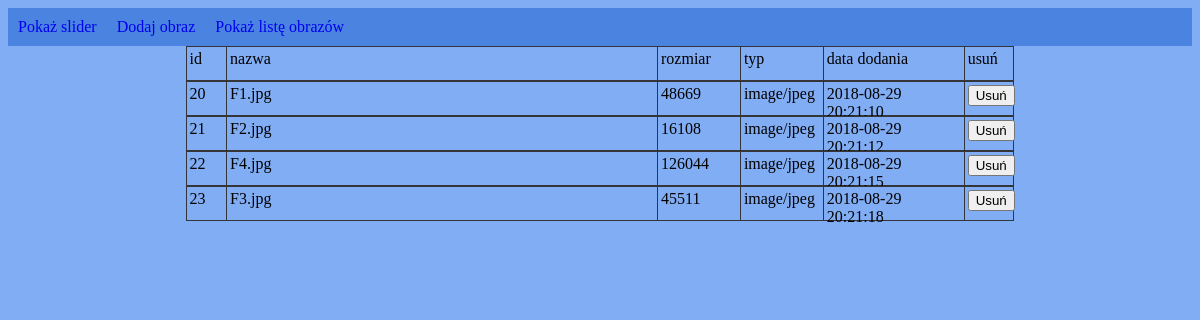
Screenshot of /user/show with the database file from the repository.
### tables this page shows
CREATE TABLE `foto` (
  `id` int(11) NOT NULL,
  `name` text NOT NULL,
  `size` int(11) NOT NULL,
  `type` text NOT NULL,
  `data` timestamp NOT NULL DEFAULT CURRENT_TIMESTAMP
);

### app/controllers/user.php (called while the page is built, shortened)
<?php
class User{
    private $css = 'main';
    private $js = 'main';
    private $view;
    private $db;
    private $data = [];
    public function __construct(){
        $this->conf = new config\Config;
        $this->view = new view\View($this->conf  ->getConfigurationPage());
        $this->db = new dblocal\Dblocal;
    }
    public function show(){
        $this ->data['db'] = $this->db->getInfoAboutAllPicture();
        $this ->data['title']="Pokaż pliki";
        $this->view->display('showList', $this->data, $this->css, $this->js);
    }
}

### app/lib/router/router.php (called while the page is built, shortened)
<?php
class Router{
    private $class;
    private $method;
    private $params;
    public function __construct($class,$method){
        $this->class = $class;
        $this->method = $method;
    }
     public function execute(){
        $class = 'app\\controller\\' . $this->class;
        $reflection = new \ReflectionMethod($class, $this->method);
        $reflection->invoke(new $class, $this->params);
     }
}

### app/core/app.php (called while the page is built, shortened)
<?php
class App{
    private $uri;
    public function __construct()
    {
        $this->uri = new uri\URI;
    }
    public function render(){
        $this->router = new router\Router(
                $this->uri->getControler(),
                $this->uri->getMethod()
        );
        $this->router->execute();
    }
}

### index.php (called while the page is built, shortened)
<?php
try {
    $app = new core\App();
    $app->render();
} catch (Exception $e) {
    $app = new controller\Error(500,'Taka strona nie istnieje');
    $app -> showError();
}

### app/lib/uri/uri.php (called while the page is built, shortened)
<?php
class URI{
        private $dir;
        public function __construct(){
            $this->dir = $_SERVER['REQUEST_SCHEME'] . "://" . $_SERVER['HTTP_HOST'];
            if($_SERVER['REQUEST_URI']!=='/'){
                $requestUriArr = explode("/", $_SERVER['REQUEST_URI']);
            }
            else{
                $this->controler = "user";
                $this->method = "index";
            }
        }
         public function getDir(){
             return $this->dir;
         }
}

### app/lib/db/db.php (called while the page is built, shortened)
<?php
class DB extends config\Config{
    protected $db;
    protected $host;
    protected $user;
    protected $password;
    public function __construct($db = null, $host = null, $user = null, $password = null) {
        if ($db == null) {
            $this->config = parent::getConfigurationDB();
            $this->db = $this->config['database'];
            $this->host = $this->config['host'];
            $this->user = $this->config['user'];
            $this->password = $this->config['password'];
        } else{
            $this->db = $db;
            $this->host = $host;
            $this->user = $user;
            $this->password = $password;
        }
        try {
            $this->connection = new PDO("mysql:host=$this->host;dbname=$this->db;charset=utf8", $this->user, $this->password, [
                PDO::ATTR_EMULATE_PREPARES => false,
                PDO::ATTR_ERRMODE => PDO::ERRMODE_EXCEPTION]);
        } catch (\PDOException $error) {
                $error->getMessage();
        }
    }
}

### app/lib/config/config.php (called while the page is built, shortened)
<?php
class Config{
    private $config;
    public function __construct(){
       $this ->config = parse_ini_file(__DIR__ ."/../../config/config.ini", true);
    }
    public function getConfigurationDB(){
        $ConfigurationDB = [];
        $ConfigurationDB['host'] = $this ->config['db']['host'];
        $ConfigurationDB['user'] = $this ->config['db']['user'];
        $ConfigurationDB['password'] = $this ->config['db']['password'];
        $ConfigurationDB['database'] = $this ->config['db']['database'];
        return $ConfigurationDB;
    }
}

### app/models/entity/dbLocal.php (called while the page is built, shortened)
<?php
class dbLocal extends db\DB{
       public function getInfoAboutAllPicture() {
        $pytanie = $this->connection->prepare('
            SELECT * FROM foto
            ');
        $pytanie->execute();
        $odp = $pytanie->fetchALL(PDO::FETCH_OBJ);
        return $odp;
    }
}

### app/views/user/showList.php (the view, shortened to what this page needs)
<?php
$this->importElement('header');
?>
<?php
$view = new view\View;
?>
<div class="encja">
    <div class="id">
        id
    </div>
    <div class="name">
        nazwa
    </div>
    <div class="size">
        rozmiar
    </div>
    <div class="type">
        typ
    </div>
    <div class="data">
        data dodania
    </div>
    <div class="delete">
        usuń
    </div>
</div>
<?php
foreach ($data['db'] as $one){
?>
<div class="encja">
    <div class="id">
        <?=$one->id?>
    </div>
    <div class="name">
        <?=$one->name?>
    </div>
    <div class="size">
        <?=$one->size?>
    </div>
    <div class="type">
        <?=$one->type?>
    </div>
    <div class="data">
        <?=$one->data?>
    </div>
    <div class="delete">
        <?php
        echo $view->startForm('show');
        ?>
        <input type="submit" value="Usuń">
        <?php
        echo $view->endForm();
         ?>
    </div>
</div>
 <?php } ?>

### app/views/layout/layout.php (shortened to what this page needs)
<!DOCTYPE HTML>
<html <?= $this->loadLanguage() ?>>
    <head>
        <?php unset($data['title']) ?>
        <?= $this->loadCss($css) ?>
    </head>
    <?= $this->showContent($view, $data); ?>
</body>
</html>

### app/lib/view/view.php (shortened to what this page needs)
<?php
class View{
    private $uri;
    public function __construct($config=null) {
        $this->uri = new uri\URI();
    }
    public function display($view, $data = [], $css = null, $js = null) {
        require_once 'app/views/layout/layout.php';
    }
    public function importElement($element , $data = [] , $directory = "default") {
        if (file_exists('app/views/' . $directory . "/elements/" . $element . '.php')) {
            require_once 'app/views/' . $directory . "/elements/" . $element . '.php';
        } else {
        }
    }
    public function showContent($view, $data =[]) {
        if (file_exists('app/views/user/' . $view . '.php')){
            require_once 'app/views/user/' . $view . '.php';
        }
        else{
        }
    }
    public function loadLanguage($language = 'pl') {
        echo "lang=".$language;
    }
    public function loadCss($css) {
        if($css != null){
            $cssArr = explode(" ", $css);
            foreach ($cssArr as $one) {
                echo '<link rel="stylesheet" type="text/css" href=../public/css/'.$one.'.css>';
            }
        }
    }
    public function startForm($action, $method = 'post', $id=null, $enctype=null){
            $html = '<form action="'.$action.'"';
            $html .= 'method='.$method .' ';
             $html .= ' >';
        return $html;
    }
    public function endForm(){
        $html= '</form>';
        return $html;
    }
    public function buildLink($name, $data, $class = null, $target = null){
        $html = '<a href="' . $this->uri->getDir() . '/' . $data . '"';
        $html .= '>' ;
        $html.=  '<div ';
        if($class!= null){
            $html .= 'class="';
            $html .= $class;
            $html .= '"';
            }
        $html.='>' . $name . '</div>'.'</a>' ;
        return $html;
    }
}

### app/views/default/elements/header.php (shortened to what this page needs)
<header>
<?=$this->buildLink('Pokaż slider', 'user/slider', "left");?>
<?=$this->buildLink('Dodaj obraz', 'user/add', "left");?>
<?=$this->buildLink('Pokaż listę obrazów', 'user/show', "left");?>
</header>

### public/css/main.css (style rules this page uses)
* { box-sizing: border-box; }
a { text-decoration: none; }
header { background-color: #4a83e0; }
.left { padding:10px; float: left; }
.encja { margin-left: auto; margin-right: auto; width: 70%; }
.id, .name, .size, .type, .data, .delete { height: 35px; }
.id { float: left; border: 1px solid #343538; padding: 3px; width: 5%; box-sizing: border-box; }
.name, .size, .type, .data, .delete { float: left; border-top: 1px solid #343538; border-right: 1px solid #343538; border-bottom: 1px solid #343538; padding: 3px; }
.name { width: 52%; }
.size { width: 10%; }
.type { width: 10%; }
.data { width: 17%; }
.delete { width: 6%; }

### rows the page displays
foto: id "20", name "F1.jpg", size "48669", type "image/jpeg", data "2018-08-29 20:21:10"
foto: id "21", name "F2.jpg", size "16108", type "image/jpeg", data "2018-08-29 20:21:12"
foto: id "22", name "F4.jpg", size "126044", type "image/jpeg", data "2018-08-29 20:21:15"
foto: id "23", name "F3.jpg", size "45511", type "image/jpeg", data "2018-08-29 20:21:18"

### other values shown
$name "Pokaż slider Dodaj obraz Pokaż listę obrazów"
